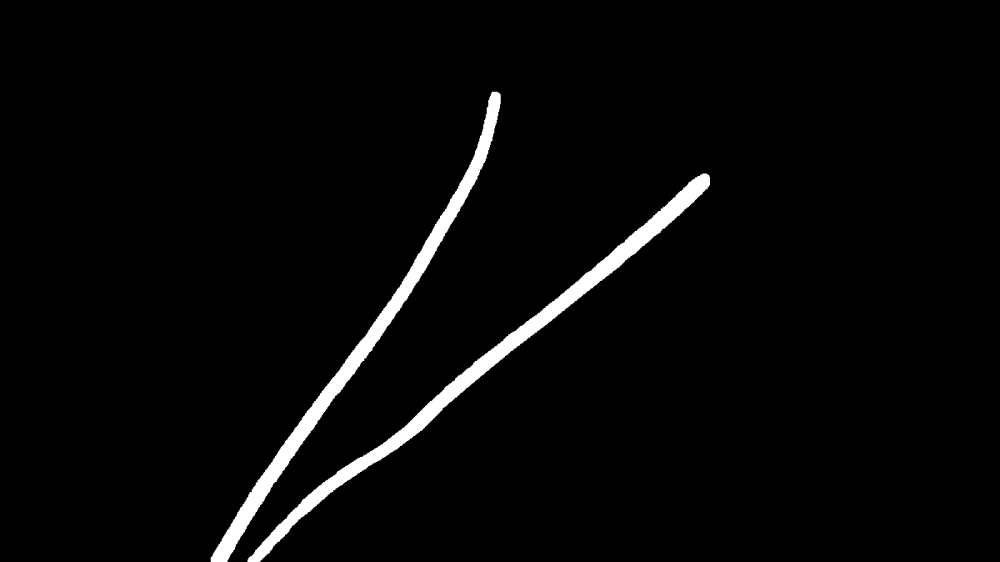
#> input picture wire_bounding_boxes_ds/masks/c1_5.jpg, 4000 x 2248 px, found by its file name (shown at 1/4 size); its folder holds 4 pictures in this run
$ python segmentation_to_bounding.py
#> lines starting #> are read from the running program, lines starting #| are printed output that depends on the picture; after the words box and inside, x2 and y2 are one past the last pixel; in counts of white or black regions, pixels touching at a corner belong together; long printed decimals are rounded; pictures that were not available may be replaced by others from this repository, and a replacement may not be noted
from PIL import Image, ImageDraw
from IPython.display import display
import numpy as np
import cv2
import os

#Script found on https://www.kaggle.com/code/farahalarbeed/convert-binary-masks-to-yolo-format/notebook

def process_mask(mask_path):
    print(f"Processing mask: {mask_path}")
    mask = cv2.imread(mask_path, cv2.IMREAD_GRAYSCALE)
#> mask is the input picture: shape (2248, 4000); min 0, max 255, mean 7.3
    if mask is None:
        raise FileNotFoundError(f"Unable to read the file at {mask_path}. Please check the file path or integrity.")

    # Image processing
    _, binary_mask = cv2.threshold(mask, 200, 255, cv2.THRESH_BINARY)  # Adjust threshold value
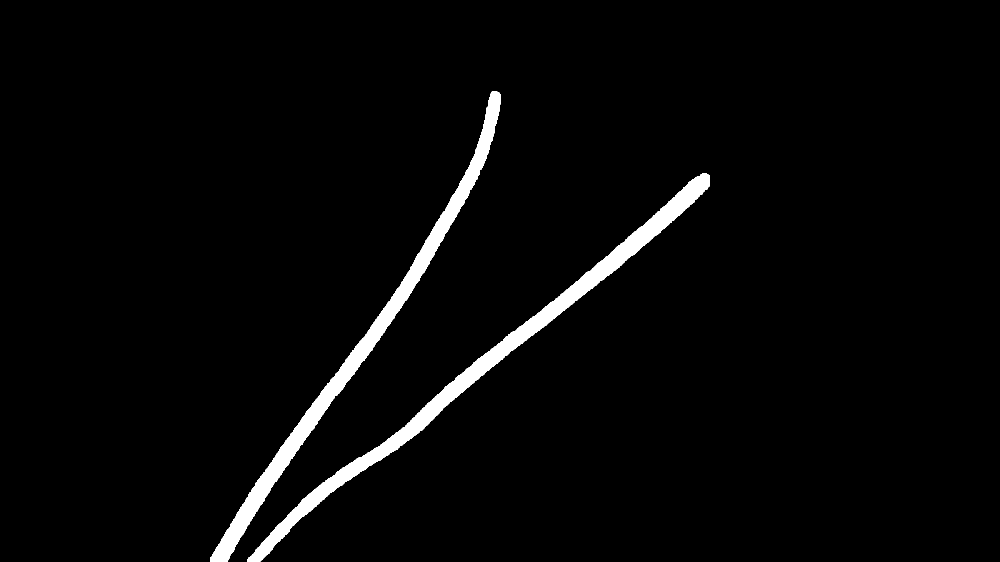
#> binary_mask: shape (2248, 4000) (shown at 1/4 size); 2.8% white; 2 white regions
    #display(Image.fromarray(binary_mask))  # Visualize the binary mask
    #Image.fromarray(binary_mask).show()  # Opens the binary mask in the default image viewer
    #Image.fromarray(binary_mask).save("binary_mask.png")  # Saves the binary mask to a file
    contours, _ = cv2.findContours(binary_mask, cv2.RETR_EXTERNAL, cv2.CHAIN_APPROX_SIMPLE)
#> contours = 2 contours; box (x1, y1, x2, y2) and area: (990, 694, 2840, 2248) 131503, (843, 367, 2003, 2248) 118486

    print(f"Number of contours found: {len(contours)}")
#| Number of contours found: 2

    objects_info = []

    for contour in contours:
        x, y, width, height = cv2.boundingRect(contour)
        # Filter out contours that are too large or too small
        if width < 10 or height < 10:  # Only filter out very small contours
            print(f"Ignoring small contour: x={x}, y={y}, width={width}, height={height}")
            continue

        print(f"Bounding box: x={x}, y={y}, width={width}, height={height}")

        class_label = 6
        x_center, y_center, normalized_width, normalized_height = convert_coordinates_to_yolo(mask.shape[1], mask.shape[0], x, y, width, height)
        print(f"YOLO coordinates: x_center={x_center}, y_center={y_center}, width={normalized_width}, height={normalized_height}")
        objects_info.append((class_label, x_center, y_center, normalized_width, normalized_height))
#> this loop made 2 passes
#> (x, y, width, height, class_label, x_center, y_center, normalized_width) on passes 1 to 2: (990, 694, 1850, 1554, 6, 0.479, 0.654, 0.463), (843, 367, 1160, 1881, 6, 0.356, 0.582, 0.29)
#| Bounding box: x=990, y=694, width=1850, height=1554
#| YOLO coordinates: x_center=0.4788, y_center=0.6544, width=0.4625, height=0.6913
#| Bounding box: x=843, y=367, width=1160, height=1881
#| YOLO coordinates: x_center=0.3558, y_center=0.5816, width=0.29, height=0.8367
#> after the loop, objects_info = [(6, 0.479, 0.654, 0.463, 0.691), (6, 0.356, 0.582, 0.29, 0.837)]

    print(f"Objects info to write: {objects_info}")
#| Objects info to write: [(6, 0.4788, 0.6544, 0.4625, 0.6913), (6, 0.3558, 0.5816, 0.29, 0.8367)]
    return objects_info

def convert_coordinates_to_yolo(image_width, image_height, x, y, width, height):
    x_center = (x + width / 2) / image_width
    y_center = (y + height / 2) / image_height
    normalized_width = width / image_width
    normalized_height = height / image_height

    return x_center, y_center, normalized_width, normalized_height

def write_yolo_annotations(output_path, image_name, objects_info):
#> called with image_name = 'c1_5.txt'
    annotation_file_path = os.path.join(output_path, image_name)
    print(f"Writing annotations to: {annotation_file_path}")
    print(f"Objects info to write: {objects_info}")
#| Objects info to write: [(6, 0.4788, 0.6544, 0.4625, 0.6913), (6, 0.3558, 0.5816, 0.29, 0.8367)]

    with open(annotation_file_path, "w") as file:
        for obj_info in objects_info:
            line = f"{obj_info[0]} {obj_info[1]} {obj_info[2]} {obj_info[3]} {obj_info[4]}\n"
            print(f"Writing line: {line.strip()}")
            file.write(line)
#> this loop made 2 passes
#| Writing line: 6 0.4788 0.6544 0.4625 0.6913
#| Writing line: 6 0.3558 0.5816 0.29 0.8367

input_path = r"C:\Users\vaioj\OneDrive\Documents\GitHub\Elec_Compo_ide\wire_seg\masks"
output_path = r"C:\Users\vaioj\OneDrive\Documents\GitHub\Elec_Compo_ide\wire_seg\labels"
imgs_path = r"C:\Users\vaioj\OneDrive\Documents\GitHub\Elec_Compo_ide\wire_seg\imgs"

# Create output directory if it doesn't exist
os.makedirs(output_path, exist_ok=True)

def read_yolo_annotations(annotation_path):
    with open(annotation_path, "r") as file:
        lines = file.readlines()
        objects_info = [list(map(float, line.strip().split())) for line in lines]
    return objects_info

def preprocess_for_yolo(image_path, annotation_path):
    image = Image.open(image_path)
    width, height = image.size
#> width = 4000; height = 2248
    draw = ImageDraw.Draw(image)
    objects_info = read_yolo_annotations(annotation_path)

    for obj_info in objects_info:
        label, x_center, y_center, normalized_width, normalized_height = obj_info

        # Convert YOLO coordinates to pixel coordinates
        x, y, w, h = int((x_center - normalized_width / 2) * width), int((y_center - normalized_height / 2) * height), int(normalized_width * width), int(normalized_height * height)

        # Draw rectangle on the image
        draw.rectangle([x, y, x + w, y + h], outline=(0, 255, 0), width=2)

    display(image)

# Process each image in the imgs directory
for img_name in os.listdir(imgs_path):
    if img_name.endswith(".jpg"):  # Process only .jpg files
        # Get the corresponding mask file
        mask_name = os.path.splitext(img_name)[0] + ".jpg"
        mask_path = os.path.join(input_path, mask_name)

        # Ensure the mask file exists
        if not os.path.exists(mask_path):
            print(f"Mask not found for image: {img_name}")
            continue

        # Generate the annotation file name
        annotation_name = os.path.splitext(img_name)[0] + ".txt"

        # Process the mask and write annotations
        objects_info = process_mask(mask_path)
        write_yolo_annotations(output_path, annotation_name, objects_info)

        # Visualize the annotations on the image
        img_path = os.path.join(imgs_path, img_name)
        annotation_path = os.path.join(output_path, annotation_name)
#> (the run stopped early here; a loop or call above may not have finished)

$ run again, on wire_bounding_boxes_ds/masks/c3_12.jpg
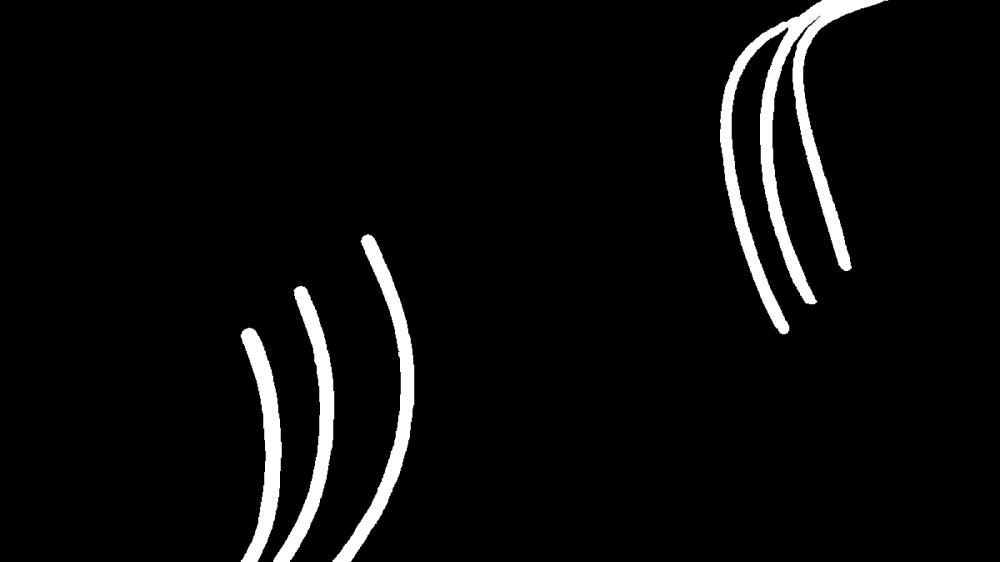
#> input picture wire_bounding_boxes_ds/masks/c3_12.jpg, 4000 x 2248 px, found by its file name (shown at 1/4 size)
#> in process_mask, mask is the input picture: shape (2248, 4000); min 0, max 255, mean 11.2
#> in process_mask, `_, binary_mask = cv2.threshold(mask, 200, 255, cv2.THRESH_BINARY)`:
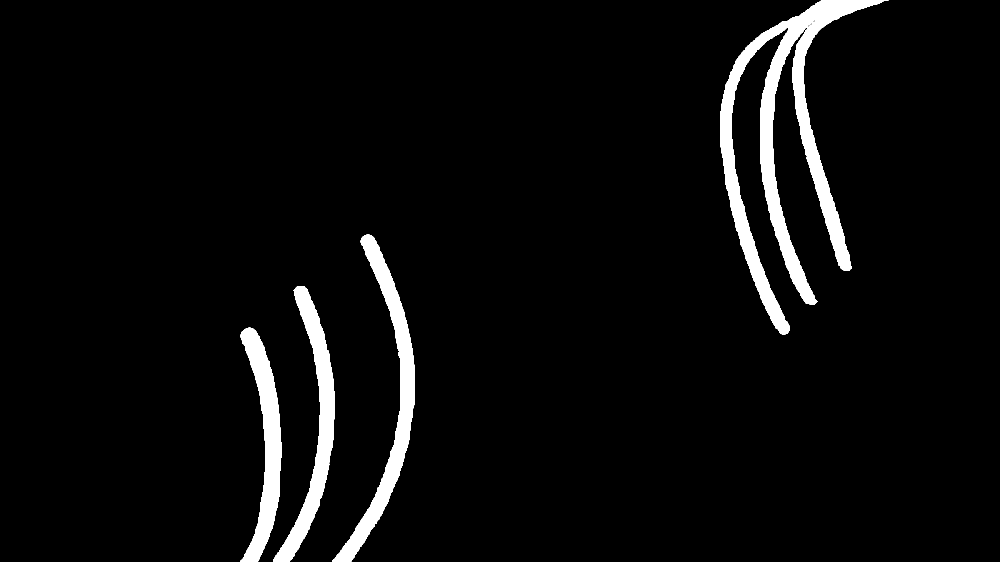
#> binary_mask: shape (2248, 4000) (shown at 1/4 size); 4.4% white; 4 white regions
#> contours = 4 contours; box (x1, y1, x2, y2) and area: (2880, 0, 3553, 1337) 183882, (1330, 937, 1657, 2248) 75596, (1093, 1144, 1337, 2248) 65088, (963, 1311, 1127, 2248) 60880
#| Number of contours found: 4
#> the loop in process_mask, `for contour in contours:` made 4 passes
#> (x, y, width, height, x_center, y_center, normalized_width, normalized_height) on passes 1 to 4: (963, 1311, 164, 937, 0.261, 0.792, 0.041, 0.417), (1093, 1144, 244, 1104, 0.304, 0.754, 0.061, 0.491), (1330, 937, 327, 1311, 0.373, 0.708, 0.0818, 0.583), (2880, 0, 673, 1337, 0.804, 0.297, 0.168, 0.595)
#> (printed output is left out)
#> after the loop in process_mask, `for contour in contours:`: objects_info = [(6, 0.261, 0.792, 0.041, 0.417), (6, 0.304, 0.754, 0.061, 0.491), (6, 0.373, 0.708, 0.0818, 0.583), (6, 0.804, 0.297, 0.168, 0.595)]
#| Objects info to write: [(6, 0.2612, 0.7916, 0.041, 0.4168), (6, 0.3038, 0.7544, 0.061, 0.4911), (6, 0.3734, 0.7084, 0.08175, 0.5832), (6, 0.8041, 0.2974, 0.1683, 0.5948)]
#| Objects info to write: [(6, 0.2612, 0.7916, 0.041, 0.4168), (6, 0.3038, 0.7544, 0.061, 0.4911), (6, 0.3734, 0.7084, 0.08175, 0.5832), (6, 0.8041, 0.2974, 0.1683, 0.5948)]
#> the loop in write_yolo_annotations, `for obj_info in objects_info:` made 4 passes
#> (printed output is left out)

$ run again, on wire_bounding_boxes_ds/masks/c3_14.jpg
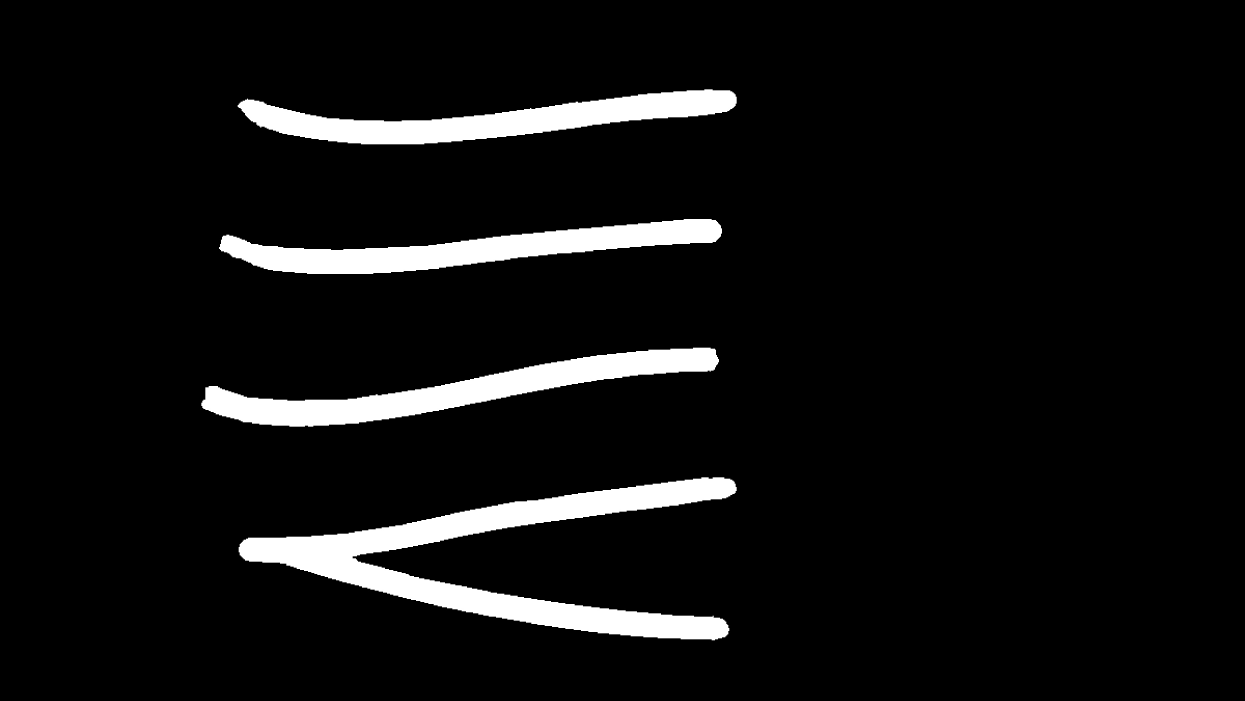
#> input picture wire_bounding_boxes_ds/masks/c3_14.jpg, 3735 x 2102 px, found by its file name (shown at 1/3 size)
#> in process_mask, mask is the input picture: shape (2102, 3735); min 0, max 255, mean 17.1
#> in process_mask, `_, binary_mask = cv2.threshold(mask, 200, 255, cv2.THRESH_BINARY)`:
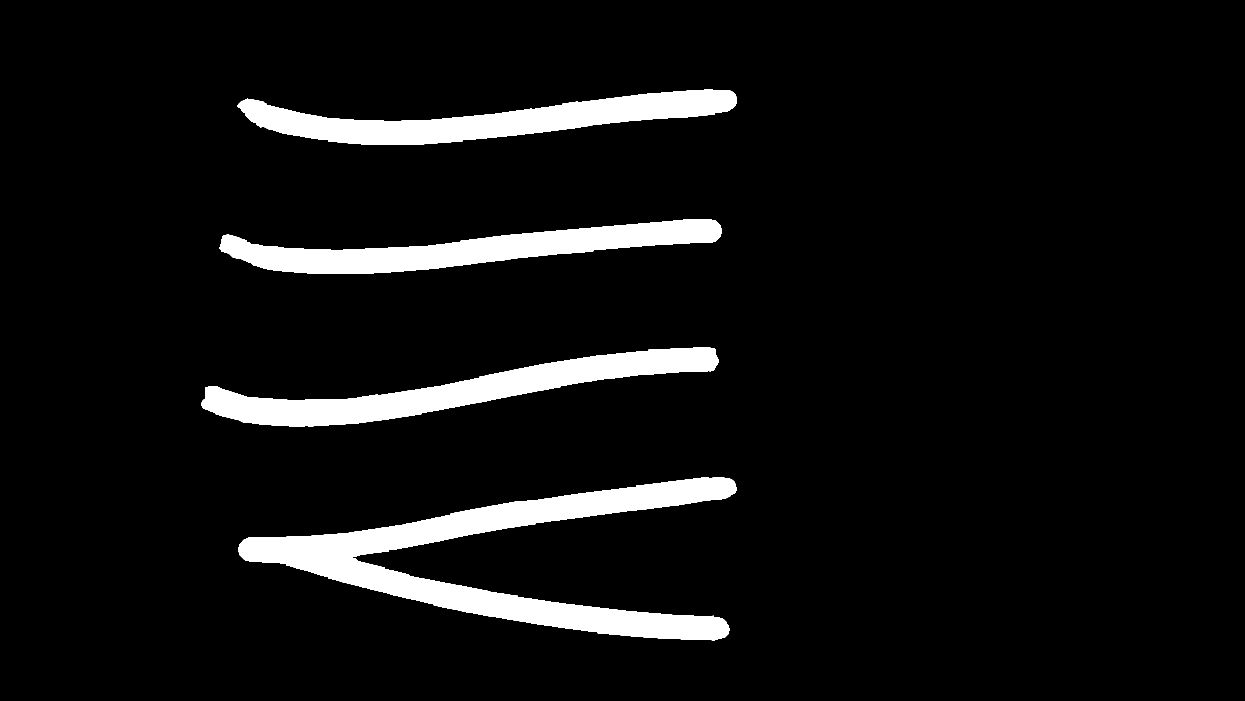
#> binary_mask: shape (2102, 3735) (shown at 1/3 size); 6.7% white; 4 white regions
#> contours = 4 contours; box (x1, y1, x2, y2) and area: (716, 1432, 2210, 1921) 194370, (604, 1043, 2157, 1280) 113804, (713, 268, 2210, 433) 105373, (657, 657, 2166, 822) 104403
#| Number of contours found: 4
#> the loop in process_mask, `for contour in contours:` made 4 passes
#> (x, y, width, height, x_center, y_center, normalized_width, normalized_height) on passes 1 to 4: (716, 1432, 1494, 489, 0.392, 0.798, 0.4, 0.233), (604, 1043, 1553, 237, 0.37, 0.553, 0.416, 0.113), (657, 657, 1509, 165, 0.378, 0.352, 0.404, 0.0785), (713, 268, 1497, 165, 0.391, 0.167, 0.401, 0.0785)
#> (printed output is left out)
#> after the loop in process_mask, `for contour in contours:`: objects_info = [(6, 0.392, 0.798, 0.4, 0.233), (6, 0.37, 0.553, 0.416, 0.113), (6, 0.378, 0.352, 0.404, 0.0785), (6, 0.391, 0.167, 0.401, 0.0785)]
#| Objects info to write: [(6, 0.3917, 0.7976, 0.4, 0.2326), (6, 0.3696, 0.5526, 0.4158, 0.1127), (6, 0.3779, 0.3518, 0.404, 0.0785), (6, 0.3913, 0.1667, 0.4008, 0.0785)]
#| Objects info to write: [(6, 0.3917, 0.7976, 0.4, 0.2326), (6, 0.3696, 0.5526, 0.4158, 0.1127), (6, 0.3779, 0.3518, 0.404, 0.0785), (6, 0.3913, 0.1667, 0.4008, 0.0785)]
#> the loop in write_yolo_annotations, `for obj_info in objects_info:` made 4 passes
#> (printed output is left out)
